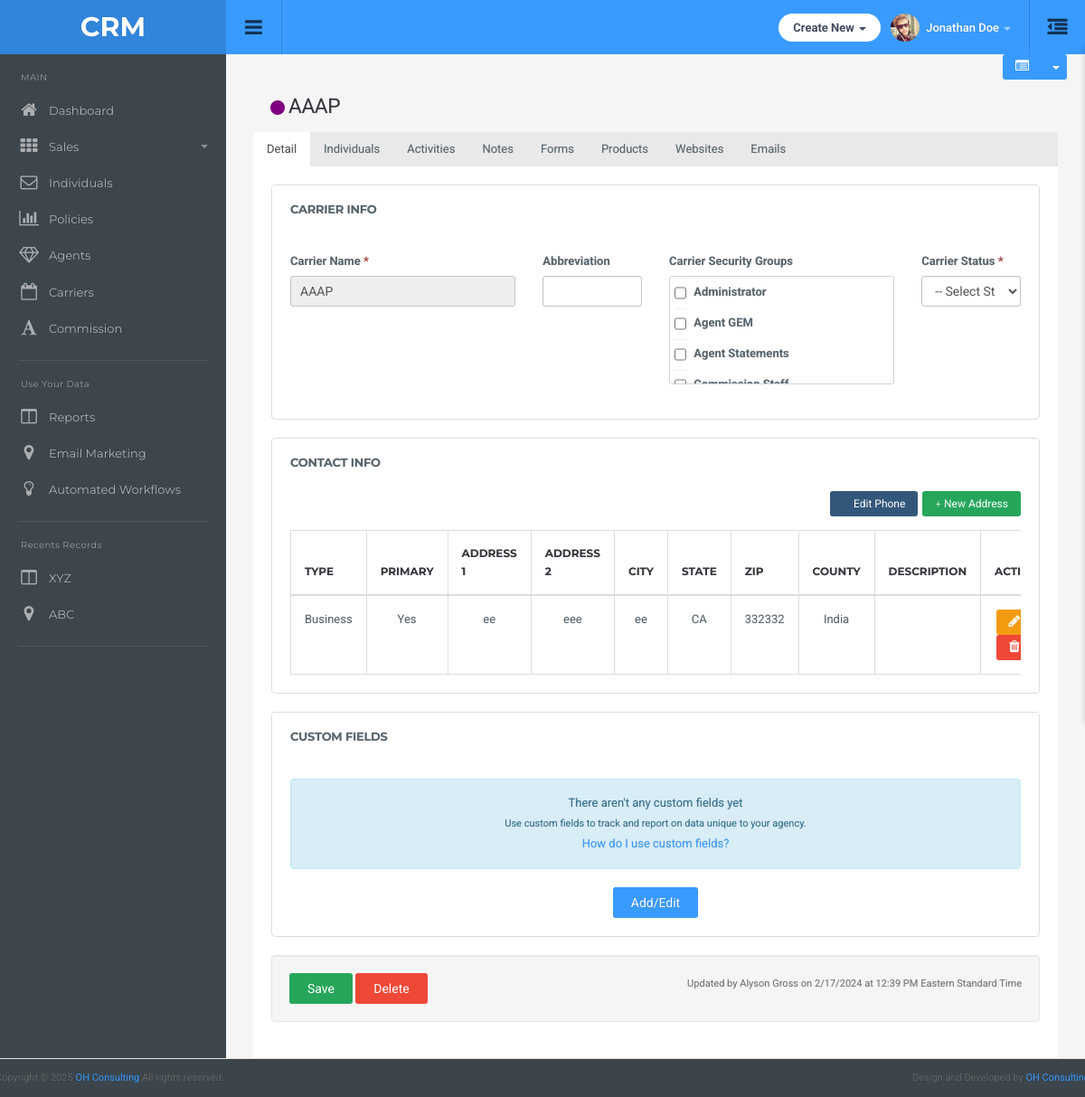
/carriers/detail/3/, run on an earlier commit of the app's database.
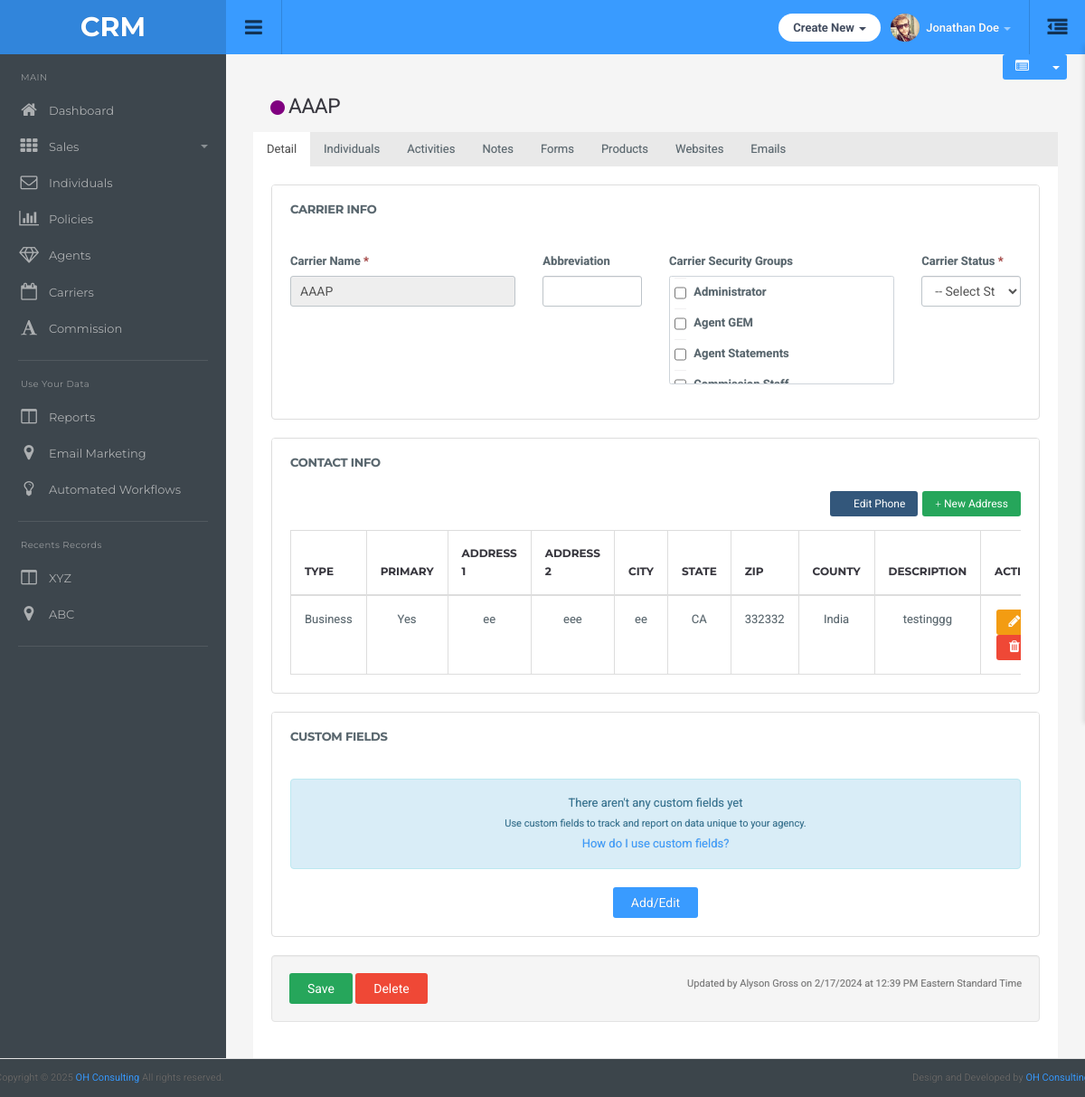
And on a later commit of the database.
### main/models.py (models this page shows)
class CarrierAddress(models.Model):
    carrier = models.ForeignKey(Carrier, on_delete=models.CASCADE, related_name='addresses')
    address_type = models.CharField(max_length=50, choices=ADDRESS_TYPE_CHOICES,blank=True, null=True)
    address1 = models.CharField(max_length=255, blank=True, null=True)
    address2 = models.CharField(max_length=255, blank=True, null=True)
    city = models.CharField(max_length=100, blank=True, null=True)
    state = models.CharField(max_length=100)
    zip_code = models.CharField(max_length=10, blank=True, null=True)
    county = models.CharField(max_length=100, blank=True, null=True)
    description = models.TextField(blank=True, null=True)
    primary = models.BooleanField(default=False)

### main/views.py (the view, shortened to what this page needs)
# urls.py: path('carriers/detail/<int:carrier_id>/', views.carrier_detail, name='carrier_detail'),
def carrier_detail(request, carrier_id):
    carrier = get_object_or_404(Carrier, id=carrier_id)
    try:
        carrier_details = carrier.carrier_details
    except CarrierDetails.DoesNotExist:
        carrier_details = None
    carrier_phones = CarrierPhone.objects.filter(carrier=carrier)
    phone_dict = {phone.phone_type.lower(): phone for phone in carrier_phones}
    addresses = CarrierAddress.objects.filter(carrier=carrier)
    carrier_forms = CarrierFormName.objects.filter(carrier=carrier)
    activities = CarrierActivity.objects.filter(carrier=carrier)
    notess = CarrierNotes.objects.filter(carrier=carrier)
    products = CarrierProduct.objects.filter(carrier=carrier)
    websites = CarrierWebsite.objects.filter(carrier=carrier)
    context = {
        'carrier': carrier,
        'carrier_details': carrier_details,
        'phone_dict': phone_dict,
        'primary_address': addresses.filter(primary=True).first(),
        'carrier_forms': carrier_forms,
        'carrier_phones': carrier_phones,
        'addresses': addresses,
        'activities':activities,
        'notess':notess,
        'products': products,
        'websites': websites,
    }
    return render(request, 'carrier/carrierdetail.html', context)

### templates/carrier/carrierdetail.html (shortened to what this page needs)
{% extends "dashboard/base.html" %}
{% load static %}
{% block main-content %}
<div class="action-buttons">
    <div class="btn-group">
        <button id="toggle-carrier-summary" class="btn btn-default btn-sm">
            <i class="fa fa-list-alt"></i>
        </button>
        <button class="btn btn-default btn-sm dropdown-toggle" data-toggle="dropdown">
            <span class="caret"></span>
        </button>
    </div>
</div>
<div class="main-content-wrapper">
    <div class="container-fluid">
        <div class="carrier-status-container">
            <h3><span><img src="{% static "img/record-button.png" %}" alt="" srcset=""></span>{{carrier.name}}</h3>
        </div>
    </div>
</div>
        <div role="tabpanel">
            <ul class="nav nav-tabs">
                <li class="active"><a data-toggle="tab" href="#detail">Detail</a></li>
                <li><a data-toggle="tab" href="#individuals">Individuals</a></li>
                <li><a data-toggle="tab" href="#activities">Activities</a></li>
                <li><a data-toggle="tab" href="#notes">Notes</a></li>
                <li><a data-toggle="tab" href="#forms">Forms</a></li>
                <li><a data-toggle="tab" href="#products">Products</a></li>
                <li><a data-toggle="tab" href="#websites">Websites</a></li>
                <li><a data-toggle="tab" href="#emails">Emails</a></li>
            </ul>
            <div class="tab-content">
                {% include "Carrier/details_tab.html" %}
            </div>
        </div>
    </div>
<link rel="stylesheet" href="https://cdnjs.cloudflare.com/ajax/libs/dropzone/5.9.3/min/dropzone.min.css">
<link rel="stylesheet" href="https://cdnjs.cloudflare.com/ajax/libs/font-awesome/4.7.0/css/font-awesome.min.css">
{% endblock %}

### templates/carrier/details_tab.html (shortened to what the changed rows need)
<div id="detail" class="tab-pane active">
    <form action="" method="POST">
        <div class="panel panel-default">
            <div class="panel-body text-center">
                {% if addresses %}
                <div class="table-responsive">
                <table class="table table-bordered">
                    <thead>
                        <tr>
                            <th>Type</th>
                            <th>Primary</th>
                            <th>Address 1</th>
                            <th>Address 2</th>
                            <th>City</th>
                            <th>State</th>
                            <th>Zip</th>
                            <th>County</th>
                            <th>Description</th>
                            <th>Action</th>
                        </tr>
                    </thead>
                    <tbody>
                        {% for address in addresses %}
                        <tr>
                            <td>{{ address.address_type }}</td>
                            <td>{{ address.primary|yesno:"Yes,No" }}</td>
                            <td>{{ address.address1 }}</td>
                            <td>{{ address.address2 }}</td>
                            <td>{{ address.city }}</td>
                            <td>{{ address.state }}</td>
                            <td>{{ address.zip_code }}</td>
                            <td>{{ address.county }}</td>
                            <td>{{ address.description }}</td>
                            <td>
                                <button type="button" class="btn btn-sm btn-warning" data-toggle="modal" data-target="#editAddressModal{{ address.id }}">
                                    <i class="fa fa-pencil"></i>
                                </button>
                                <button type="button" class="btn btn-sm btn-danger" data-toggle="modal" data-target="#deleteAddressModal{{ address.id }}">
                                    <i class="fa fa-trash"></i>
                                </button>
                            </td>
                        </tr>
                        {% endfor %}
                    </tbody>
                </table>
                </div>
                {% else %}
                <div class="alert alert-info">
                    This record has no addresses or phone numbers yet.<br>
                    <small>Add and track this contact information here.</small>
                </div>
                {% endif %}
            </div>
        </div>
    </form>
</div>

What changed in the data, as far as the page shows it:
changed CarrierAddress "Business": description (not shown) → "testinggg"
